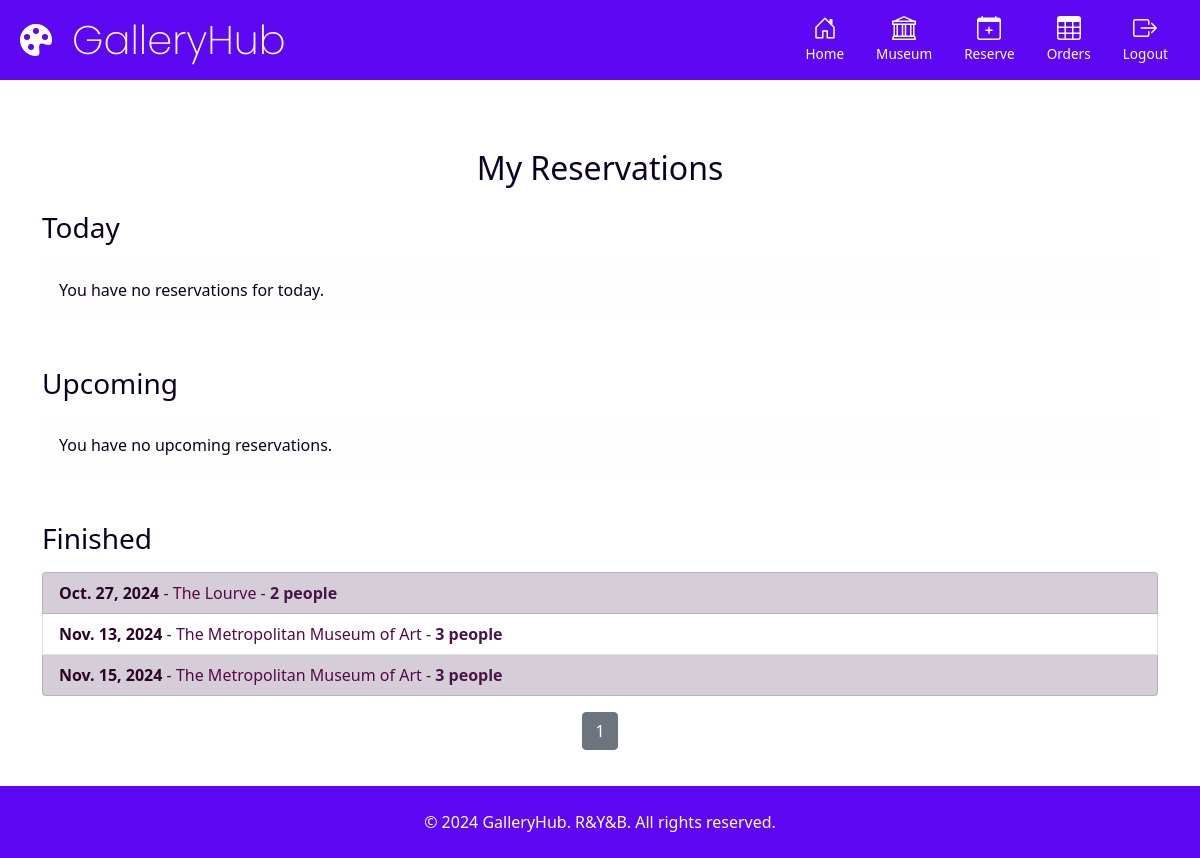
Before: /reservation/myreservations/ (signed in) with the older database file.
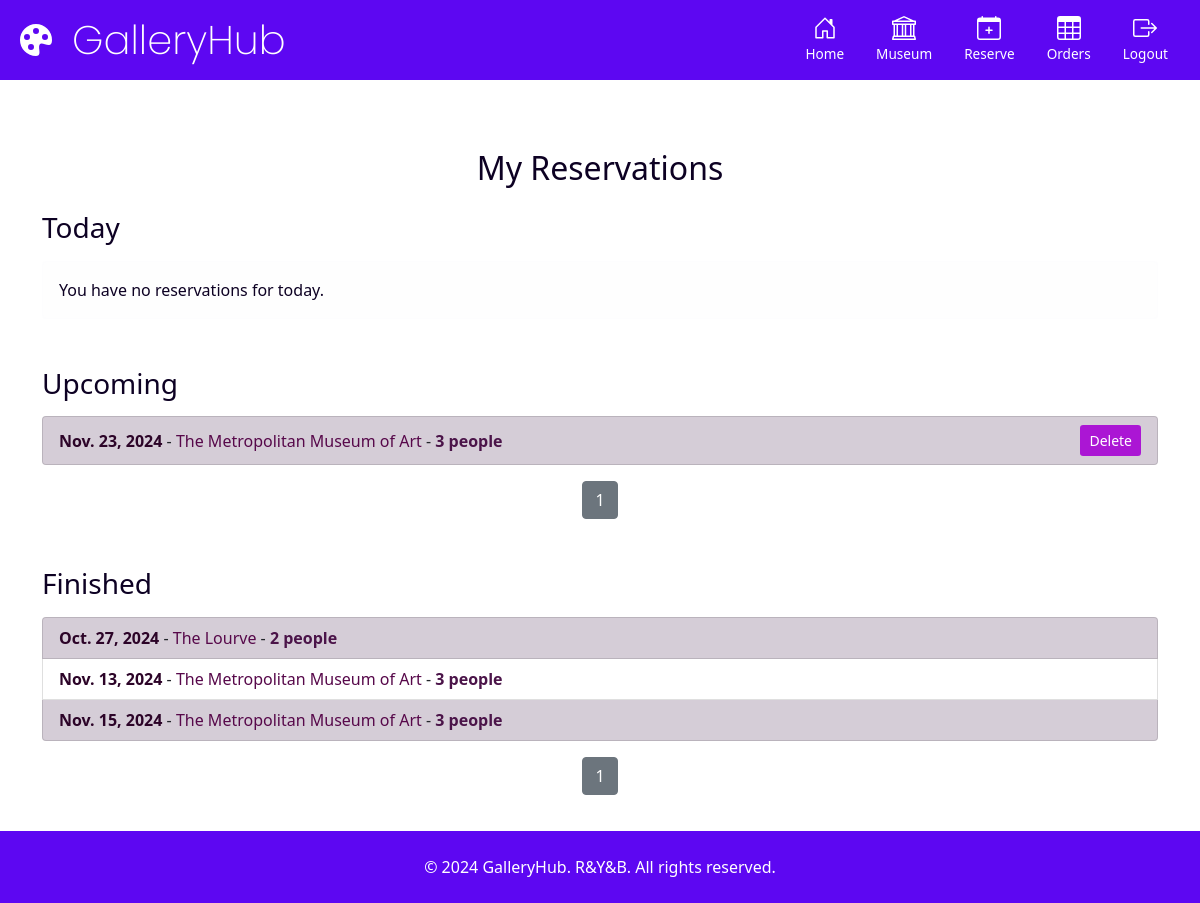
After: the same page with the newer database file.
### core/models.py (models this page shows, shortened)
class ReservationOrder(models.Model):
    id = models.UUIDField(primary_key=True, default=uuid.uuid4, editable=False)
    user_name =  models.ForeignKey(CustomUser, on_delete=models.CASCADE, related_name="reservation")
    gallery = models.ForeignKey(Gallery, on_delete=models.CASCADE, related_name="reservation")
    created_time = models.TimeField(auto_now_add=True)
    order_date = models.DateField()
    num_people = models.PositiveIntegerField(
        default=1,
        validators=[MinValueValidator(1), MaxValueValidator(5)]
    )

class Gallery(models.Model):
    gallery_name = models.CharField(max_length=300, primary_key=True)
    location = models.CharField(max_length=50)
    description = models.TextField(default="gallery description")
    image = models.ImageField(upload_to='img/gallery', default='img/gallery/default.jpg')
    visitor_capacity = models.IntegerField(default=300)
    rating = models.FloatField(default=3.0)
    def __str__(self):
        return self.gallery_name

### core/views.py (the view, shortened to what this page needs)
# urls.py: path('reservation/myreservations/', views.view_my_reservation, name='my_reservation'),
@login_required
def view_my_reservation(request):
    today = date.today()
    todays_reservations = ReservationOrder.objects.filter(
        user_name=request.user,
        order_date=today
    ).order_by('order_date')
    upcoming_reservations_list = ReservationOrder.objects.filter(
        user_name=request.user,
        order_date__gt=today
    ).order_by('order_date')
    finished_reservations_list = ReservationOrder.objects.filter(
        user_name=request.user,
        order_date__lt=today
    ).order_by('order_date')
    upcoming_paginator = Paginator(upcoming_reservations_list, 3)
    finished_paginator = Paginator(finished_reservations_list, 5)
    upcoming_page_number = request.GET.get('upcoming_page')
    finished_page_number = request.GET.get('finished_page')
    upcoming_reservations = upcoming_paginator.get_page(upcoming_page_number)
    finished_reservations = finished_paginator.get_page(finished_page_number)
    return render(request, 'my_reservations.html', {
        'todays_reservations': todays_reservations,
        'upcoming_reservations': upcoming_reservations,
        'finished_reservations': finished_reservations
    })

### core/templates/my_reservations.html (shortened to what the changed rows need)
{% extends "base.html" %}
{% block content %}
<div class="container mt-5">
    <h2 class="text-center mb-4 text-purple">My Reservations</h2>
    <div class="mb-5">
        <h3 class="mb-3 text-purple">Upcoming</h3>
        {% if upcoming_reservations %}
            <ul class="list-group">
                {% for reservation in upcoming_reservations %}
                    <li class="list-group-item {% cycle 'bg-light-purple' 'bg-white' %} d-flex justify-content-between align-items-center">
                        <div>
                            <span class="reservation-date">{{ reservation.order_date }}</span>
                            - <span class="reservation-gallery">{{ reservation.gallery }}</span>
                            - <span class="reservation-people">{{ reservation.num_people }} people</span>
                        </div>
                        <form method="post" style="margin: 0;">
                            <button type="submit" class="btn btn-sm btn-purple" onclick="return confirm('Are you sure you want to delete this reservation?')">Delete</button>
                        </form>
                    </li>
                {% endfor %}
            </ul>
            <nav aria-label="Upcoming Reservations Pagination" class="mt-3">
                <ul class="pagination justify-content-center">
                    {% for num in upcoming_reservations.paginator.page_range %}
                        {% if num == upcoming_reservations.number %}
                            <li class="page-item active">
                                <span class="page-link bg-secondary text-white border-secondary">{{ num }}</span>
                            </li>
                        {% else %}
                            <li class="page-item">
                                <a class="page-link text-dark border-secondary" href="?upcoming_page={{ num }}">{{ num }}</a>
                            </li>
                        {% endif %}
                    {% endfor %}
                </ul>
            </nav>
        {% else %}
            <div class="alert alert-light text-purple" role="alert">
                You have no upcoming reservations.
            </div>
        {% endif %}
    </div>
    <div>
        {% if finished_reservations %}
            <ul class="list-group">
                {% for reservation in finished_reservations %}
                    <li class="list-group-item {% cycle 'bg-light-purple' 'bg-white' %}">
                        <span class="reservation-date">{{ reservation.order_date }}</span>
                        - <span class="reservation-gallery">{{ reservation.gallery }}</span>
                        - <span class="reservation-people">{{ reservation.num_people }} people</span>
                    </li>
                {% endfor %}
            </ul>
            <nav aria-label="Finished Reservations Pagination" class="mt-3">
                <ul class="pagination justify-content-center">
                    {% for num in finished_reservations.paginator.page_range %}
                        {% if num == finished_reservations.number %}
                            <li class="page-item active">
                                <span class="page-link bg-secondary text-white border-secondary">{{ num }}</span>
                            </li>
                        {% else %}
                            <li class="page-item">
                                <a class="page-link text-dark border-secondary" href="?finished_page={{ num }}">{{ num }}</a>
                            </li>
                        {% endif %}
                    {% endfor %}
                </ul>
            </nav>
        {% else %}
            <div class="alert alert-light text-purple" role="alert">
                You have no finished reservations.
            </div>
        {% endif %}
    </div>
</div>
{% endblock %}

Changed rows visible on the page:
added ReservationOrder: order_date "Nov. 23, 2024", gallery "The Metropolitan Museum of Art", num_people "3", shown under "Upcoming"
Other visible differences:
new list line: "1"
text no longer shown: "You have no upcoming reservations."
